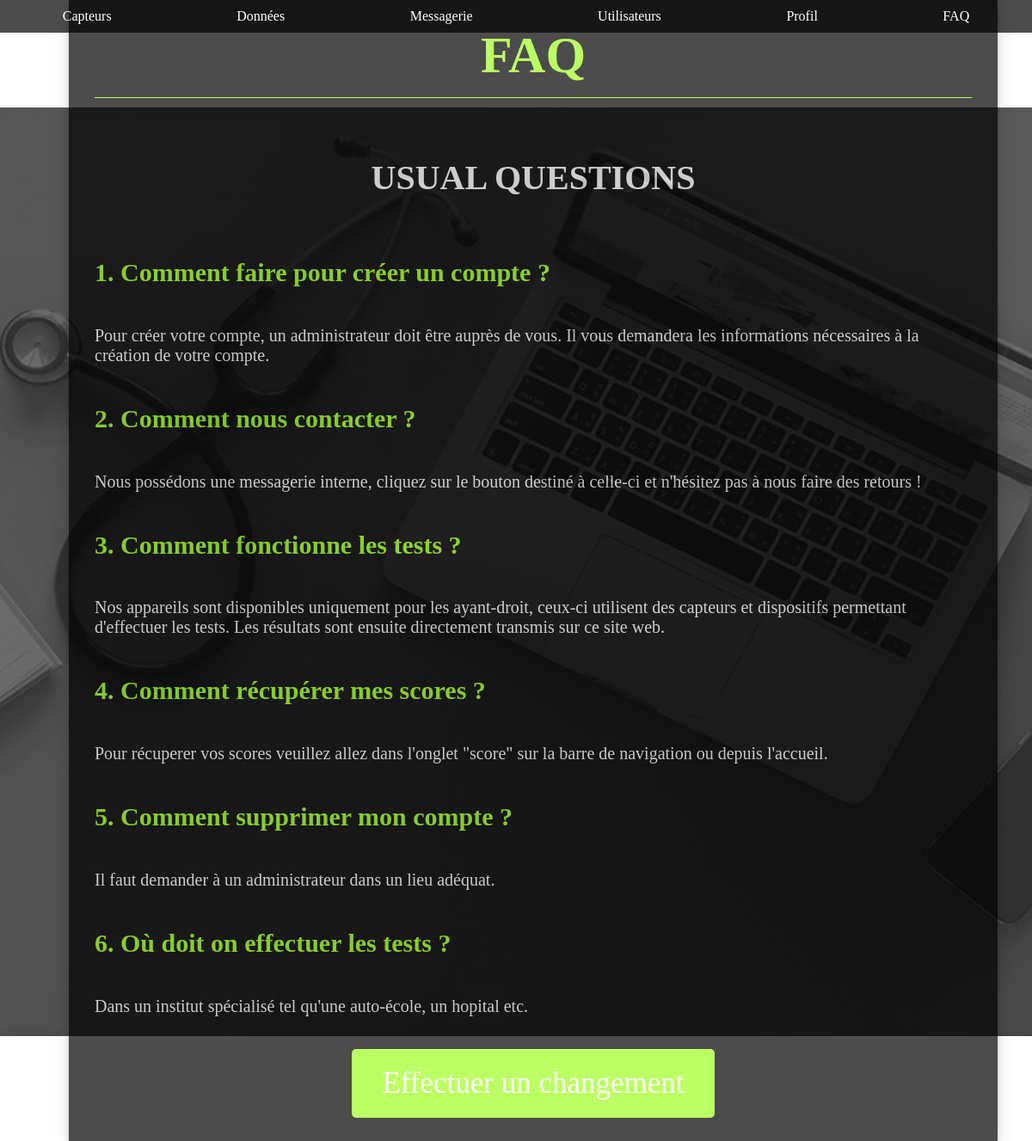
The app's page /controleurs/FAQAngl.php with its own data.
### tables this page shows
CREATE TABLE IF NOT EXISTS `faq` (
  `ID` int(11) NOT NULL AUTO_INCREMENT,
  `Question` text NOT NULL,
  `Réponse` text NOT NULL,
  PRIMARY KEY (`ID`)
);

### controleurs/FAQAngl.php (called while the page is built, shortened)
<?php
	include('./modele/requetes.utilisateurs.php');
	if (!isset($_GET['fonction']) || empty($_GET['fonction'])) {
		$function = "FAQAdminAngl";
	} else {
		$function = $_GET['fonction'];
	}
	switch ($function) {
		case 'FAQAdminAngl':
			$vue = "FAQ_administrateurAngl";
			$liste = recupererTouteLaFAQ($bdd);
			break;
	}
	include('vues/' . $vue . '.php');

### modele/requetes.utilisateurs.php (called while the page is built, shortened)
<?php
	function recupererTouteLaFAQ(PDO $bdd): array
	{
		$query = 'SELECT * FROM faq';
		return $bdd->query($query)->fetchAll();
	}

### vues/FAQ_administrateurAngl.php (the view, shortened to what this page needs)
<!DOCTYPE html>
<html>
<head>
	<link rel="stylesheet" href="style/FAQ_administrateurCSS.css">
</head>
<body>
<?php include("headerAdmin.php"); ?>
<div class="bg">
	<form action="" method="POST">
		<h2>FAQ</h2>
		<div class="line"></div>
		<h3>USUAL QUESTIONS</h3>
			<?php foreach ($liste as $element) { ?>
				<h4> <?php  echo $element['ID'] . '.     ' ; echo $element['Question'] . '<br />'; ?> </h4>
				<p>
					<?php echo $element['Réponse'] . '<br />'; ?>
				</p>
				<?php
			} ?>
		<button class="button"><a style="color:white; text-decoration:none" href="index.php?cible=FAQ&fonction=modifierFAQ">Effectuer un changement</a>
	</form>
</div>
</body>
</html>

### style/FAQ_administrateurCSS.css (style rules this page uses)
body, html { height: 100%; margin: 0; }
h2 { font-family: 'circular'; }
h3 { font-family: 'circular'; }
body { background-image: url("Background.jpg"); height: 100%; background-position: center; background-repeat: no-repeat; background-size: auto auto; background-attachment: fixed; }
form { width:85%; padding: 30px; background: #000000; box-shadow: 0 0 20px 0 rgba(0, 0, 0, 0.2), 0 5px 5px 0 rgba(0, 0, 0, 0.24); opacity: 0.7; margin-right: 150px; margin-left: 80px; margin-top: 0px; }
h2 { font-size: 60px; text-align: center; margin: 0 auto; padding-bottom: 4px; color: #a0ff23; }
h3 { color: white; text-align: center; font-size: 40px; padding-top: 40px; padding-bottom: 25px; }
.line { width: 85%; height: 10px; border-bottom: 1px solid #a0ff23; position: absolute; }
h4 { font-family: 'aileron_thin_italic'; padding-bottom: 5px; padding-top: 5px; color: #a0ff23; font-size: 30px; }
p { font-size: 20px; color: white; font-family: 'aileron_ultralight'; }
.button { background-color: #a0ff23; border: none; color: black; padding: 20px 35px; text-align: center; font-size: 35px; cursor: pointer; display: block; margin : auto; border-radius: 5px; font-family: 'aileron_thin'; transition: 0.5s; }

### style/headerCSS.css (style rules this page uses)
html,body { font: 100% sans-serif; font-family: 'circular'; padding: 0; }
form { margin-top: 0; }

### records on screen
faq: ID "1", Question "Comment faire pour créer un compte ?", Réponse "Pour créer votre compte, un administrateur doit être auprès de vous. Il vous demandera les informations nécessaires à la création de votre compte."
faq: ID "2", Question "Comment nous contacter ?", Réponse "Nous possédons une messagerie interne, cliquez sur le bouton destiné à celle-ci et n'hésitez pas à nous faire des retours !"
faq: ID "3", Question "Comment fonctionne les tests ?", Réponse "Nos appareils sont disponibles uniquement pour les ayant-droit, ceux-ci utilisent des capteurs et dispositifs permettant d'effectuer les tests. Les résultats sont ensuite directement transmis sur ce site web."
faq: ID "4", Question "Comment récupérer mes scores ?", Réponse "Pour récuperer vos scores veuillez allez dans l'onglet \"score\" sur la barre de navigation ou depuis l'accueil."
faq: ID "5", Question "Comment supprimer mon compte ?", Réponse "Il faut demander à un administrateur dans un lieu adéquat."
faq: ID "6", Question "Où doit on effectuer les tests ?", Réponse "Dans un institut spécialisé tel qu'une auto-école, un hopital etc."
